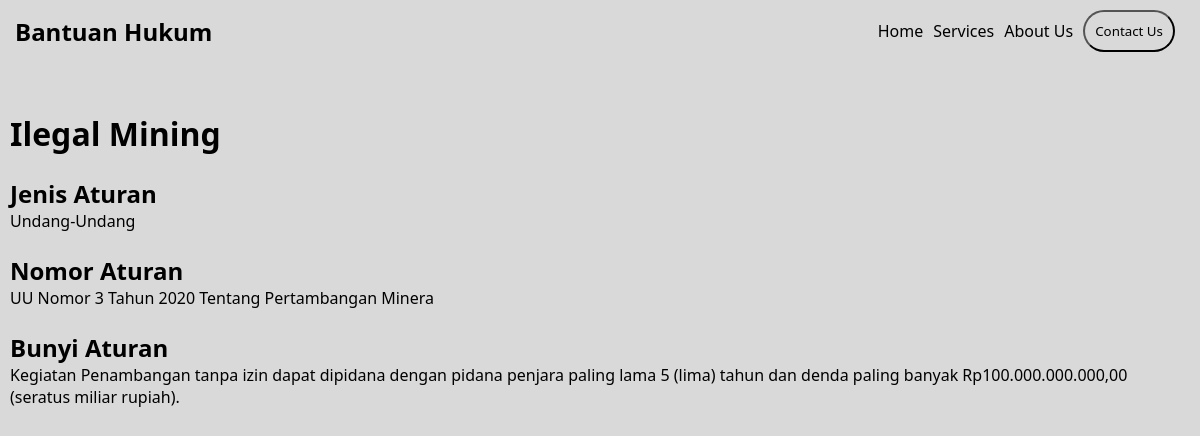
Page /aturan/index.php?id=2 on the committed database.
### tables this page shows
CREATE TABLE `aturan` (
  `id` int(11) NOT NULL,
  `nama` varchar(50) NOT NULL,
  `jenis` varchar(20) NOT NULL,
  `aturan` varchar(50) NOT NULL,
  `bunyi` text NOT NULL,
  `keyword` varchar(255) NOT NULL
);

### aturan/index.php (the view, shortened to what this page needs)
<?php
    require '../script/conn.php';
    $id = $_GET["id"];
    $query = "SELECT * FROM `aturan` WHERE `id`='$id';";
    $result = mysqli_query($conn, $query);
    $row = mysqli_fetch_row($result);
?>
<!DOCTYPE html>
<html lang="en">
<head>
    <link rel="stylesheet" href="/style/aturan.css">
</head>
<body>
    <nav>
        <a href="/"><h1>Bantuan Hukum</h1></a>
        <div class="nav-wrapper">
            <div class="nav-list">
                <a href="">Home</a>
                <a href="">Services</a>
                <a href="">About Us</a>
            </div>
            <a href=""><button>Contact Us</button></a>
        </div>
    </nav>
    <article>
        <section>
            <h1><?= $row[1]; ?></h1><br>
            <h2>Jenis Aturan</h2>
            <p><?= $row[2]; ?></p><br>
            <h2>Nomor Aturan</h2>
            <p><?= $row[3]; ?></p><br>
            <h2>Bunyi Aturan</h2>
            <p><?= $row[4]; ?></p><br>
        </section>
    </article>
</body>
</html>

### style/aturan.css (style rules this page uses)
* { margin: 0; font-family: 'Segoe UI', Tahoma, Geneva, Verdana, sans-serif; }
body { background-color: #D9D9D9; }
a { text-decoration: none; color: inherit; }
button { background-color: transparent; border-radius: 25px; padding: 10px; cursor: pointer; }
nav { display: flex; align-items: center; text-align: center; justify-content: space-between; margin: 10px 15px; }
nav div a { margin-right: 10px; }
.nav-wrapper { display: flex; align-items: center; text-align: center; }
.nav-list { display: none; }
article { margin: 10px; margin-bottom: 50px; padding-top: 50px; display: flex; justify-content: center; }
article h1 { font-size: 2em; }
@media screen and (min-width: 600px) { .nav-list { display: flex; } }

### rows in the picture
aturan: nama "Ilegal Mining", jenis "Undang-Undang", aturan "UU Nomor 3 Tahun 2020 Tentang Pertambangan Minera", bunyi "Kegiatan Penambangan tanpa izin dapat dipidana dengan pidana penjara paling lama 5 (lima) tahun dan denda paling banyak Rp100.000.000.000,00 (seratus miliar rupiah)."
